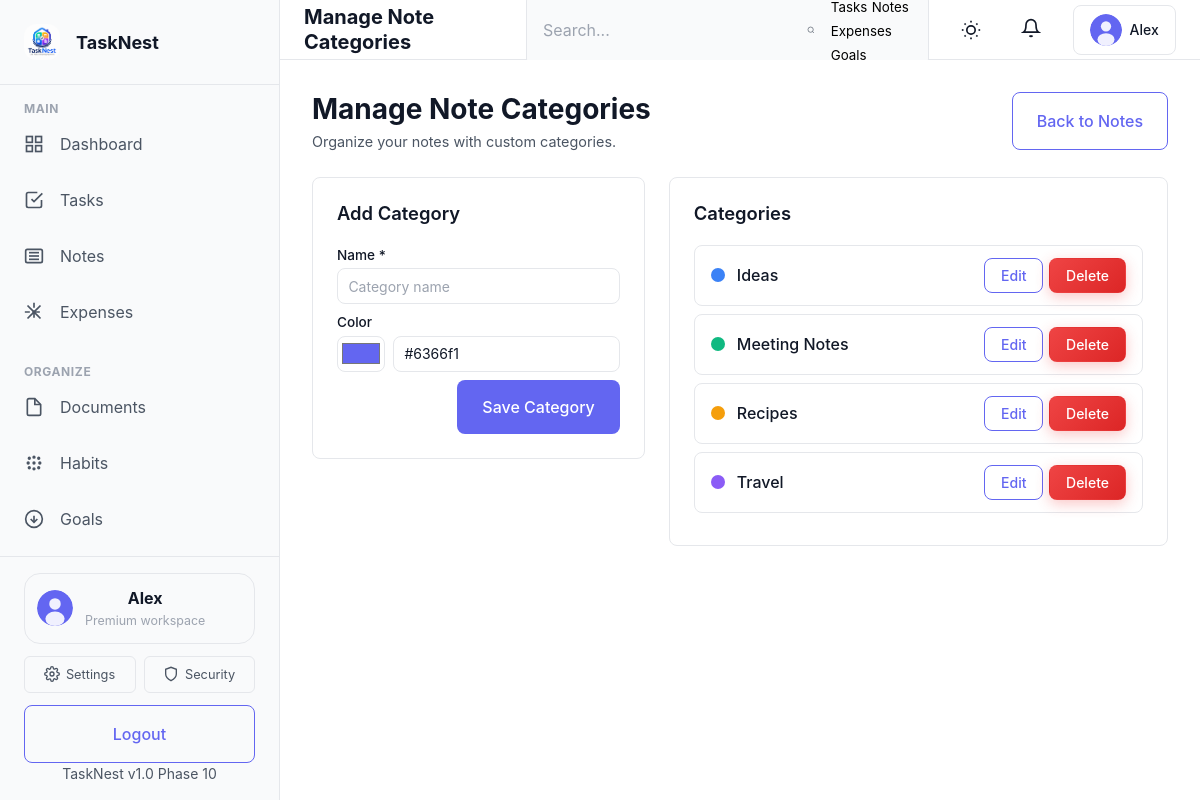
The app's page /modules/notes/notes-categories.php (signed in) with its own data.
### tables this page shows
CREATE TABLE IF NOT EXISTS users (
    id INT PRIMARY KEY AUTO_INCREMENT,
    username VARCHAR(50) UNIQUE NOT NULL,
    email VARCHAR(120) UNIQUE NOT NULL,
    password_hash VARCHAR(255) NOT NULL,
    first_name VARCHAR(100),
    last_name VARCHAR(100),
    avatar_url VARCHAR(255),
    phone VARCHAR(20),
    bio TEXT,
    timezone VARCHAR(50) DEFAULT 'UTC',
    theme ENUM('light', 'dark') DEFAULT 'light',
    is_active TINYINT(1) DEFAULT 1,
    role ENUM('user', 'admin') DEFAULT 'user',
    created_at TIMESTAMP DEFAULT CURRENT_TIMESTAMP,
    updated_at TIMESTAMP DEFAULT CURRENT_TIMESTAMP ON UPDATE CURRENT_TIMESTAMP,
    INDEX idx_email (email),
    INDEX idx_username (username),
    INDEX idx_created_at (created_at)
);

CREATE TABLE IF NOT EXISTS note_categories (
    id INT AUTO_INCREMENT PRIMARY KEY,
    user_id INT NOT NULL,
    name VARCHAR(100) NOT NULL,
    color VARCHAR(20) DEFAULT '#6366f1',
    is_deleted TINYINT(1) DEFAULT 0,
    created_at TIMESTAMP DEFAULT CURRENT_TIMESTAMP,
    updated_at TIMESTAMP DEFAULT CURRENT_TIMESTAMP ON UPDATE CURRENT_TIMESTAMP,
    FOREIGN KEY (user_id) REFERENCES users(id) ON DELETE CASCADE,
    UNIQUE KEY unique_note_category_user (user_id, name),
    INDEX idx_nc_user_id (user_id)
);

### modules/notes/notes-categories.php (the view, shortened to what the rows shown need)
<?php
require_once __DIR__ . '/../../config/db.php';
require_once __DIR__ . '/../../includes/auth.php';
require_once __DIR__ . '/../../includes/functions.php';
$user_id = $auth->getUserId();
$page_title = 'Manage Note Categories';
$categories = getNoteCategories($mysqli, $user_id);
include __DIR__ . '/../../includes/header.php';
?>
<div class="notes-page">
    <div class="notes-toolbar">
        <div>
            <h1 class="notes-title">Manage Note Categories</h1>
        </div>
    </div>
    <div class="notes-categories-layout">
        <div class="note-category-form-card">
            <h2 id="categoryFormTitle">Add Category</h2>
        </div>
        <div class="note-category-list-card">
            <h2>Categories</h2>
            <div id="categoryList">
                <?php if (empty($categories)): ?>
                    <div class="empty-state-sm">
                        <p>No categories yet. Create one to organize your notes.</p>
                    </div>
                <?php else: ?>
                    <?php foreach ($categories as $cat): ?>
                        <div class="category-item" data-id="<?php echo (int) $cat['id']; ?>">
                            <div class="category-item-info">
                                <span class="category-color-dot" style="background:<?php echo htmlspecialchars($cat['color'] ?? '#6366f1'); ?>"></span>
                                <span class="category-item-name"><?php echo htmlspecialchars($cat['name']); ?></span>
                            </div>
                            <div class="category-item-actions">
                                <button class="btn btn-secondary btn-sm edit-category-btn" data-id="<?php echo (int) $cat['id']; ?>" data-name="<?php echo htmlspecialchars($cat['name']); ?>" data-color="<?php echo htmlspecialchars($cat['color'] ?? '#6366f1'); ?>">Edit</button>
                                <button class="btn btn-danger btn-sm delete-category-btn" data-id="<?php echo (int) $cat['id']; ?>" data-name="<?php echo htmlspecialchars($cat['name']); ?>">Delete</button>
                            </div>
                        </div>
                    <?php endforeach; ?>
                <?php endif; ?>
            </div>
        </div>
    </div>
</div>
<?php include __DIR__ . '/../../includes/footer.php'; ?>

### includes/sidebar.php (shortened to what the rows shown need)
<?php
if (!isset($user) || !is_array($user)) {
    $user = $auth->getUser() ?? [];
}
$current_page = basename($_SERVER['PHP_SELF']);
$navClass = function ($page) use ($current_page) {
    return $current_page === $page ? 'active' : '';
};
?>
<aside class="sidebar" id="mainSidebar">
    <div class="sidebar-header">
        <a href="<?php echo SITE_URL; ?>/dashboard.php" class="logo">
            <img src="<?php echo SITE_URL; ?>/assets/images/logo-dark.png" alt="<?php echo SITE_NAME; ?> Logo" class="logo-img">
            <span class="logo-text"><?php echo SITE_NAME; ?></span>
        </a>
    </div>
    <nav class="sidebar-nav">
        <div class="nav-section">
            <button class="nav-section-toggle" type="button" aria-expanded="true">
                <h3 class="nav-section-title">Main</h3>
            </button>
            <ul class="nav-menu">
                <li class="nav-item <?php echo $navClass('dashboard.php'); ?>">
                    <a href="<?php echo SITE_URL; ?>/dashboard.php" class="nav-link">
                        <svg class="nav-icon" viewBox="0 0 24 24" fill="none" stroke="currentColor" stroke-width="2">
                            <rect x="3" y="3" width="7" height="7"></rect>
                            <rect x="14" y="3" width="7" height="7"></rect>
                            <rect x="14" y="14" width="7" height="7"></rect>
                            <rect x="3" y="14" width="7" height="7"></rect>
                        </svg>
                        <span class="nav-label">Dashboard</span>
                    </a>
                </li>
                <li class="nav-item <?php echo $navClass('tasks.php'); ?>">
                    <a href="<?php echo SITE_URL; ?>/tasks.php" class="nav-link">
                        <svg class="nav-icon" viewBox="0 0 24 24" fill="none" stroke="currentColor" stroke-width="2">
                            <polyline points="9 11 12 14 22 4"></polyline>
                            <path d="M21 12v7a2 2 0 0 1-2 2H5a2 2 0 0 1-2-2V5a2 2 0 0 1 2-2h11"></path>
                        </svg>
                        <span class="nav-label">Tasks</span>
                    </a>
                </li>
                <li class="nav-item <?php echo $navClass('notes.php'); ?>">
                    <a href="<?php echo SITE_URL; ?>/notes.php" class="nav-link">
                        <svg class="nav-icon" viewBox="0 0 24 24" fill="none" stroke="currentColor" stroke-width="2">
                            <path d="M4 4h16a2 2 0 0 1 2 2v12a2 2 0 0 1-2 2H4a2 2 0 0 1-2-2V6a2 2 0 0 1 2-2z"></path>
                            <line x1="6" y1="8" x2="18" y2="8"></line>
                            <line x1="6" y1="12" x2="18" y2="12"></line>
                            <line x1="6" y1="16" x2="18" y2="16"></line>
                        </svg>
                        <span class="nav-label">Notes</span>
                    </a>
                </li>
                <li class="nav-item <?php echo $navClass('expenses.php'); ?>">
                    <a href="<?php echo SITE_URL; ?>/expenses.php" class="nav-link">
                        <span class="nav-label">Expenses</span>
                    </a>
                </li>
            </ul>
        </div>
        <div class="nav-section">
            <button class="nav-section-toggle" type="button" aria-expanded="true">
                <h3 class="nav-section-title">Organize</h3>
            </button>
            <ul class="nav-menu">
                <li class="nav-item <?php echo $navClass('documents.php'); ?>">
                    <a href="<?php echo SITE_URL; ?>/documents.php" class="nav-link">
                        <svg class="nav-icon" viewBox="0 0 24 24" fill="none" stroke="currentColor" stroke-width="2">
                            <path d="M13 2H6a2 2 0 0 0-2 2v16a2 2 0 0 0 2 2h12a2 2 0 0 0 2-2V9z"></path>
                            <polyline points="13 2 13 9 20 9"></polyline>
                        </svg>
                        <span class="nav-label">Documents</span>
                    </a>
                </li>
                <li class="nav-item <?php echo $navClass('habits.php'); ?>">
                    <a href="<?php echo SITE_URL; ?>/habits.php" class="nav-link">
                        <span class="nav-label">Habits</span>
                    </a>
                </li>
                <li class="nav-item <?php echo $navClass('goals.php'); ?>">
                    <a href="<?php echo SITE_URL; ?>/goals.php" class="nav-link">
                        <svg class="nav-icon" viewBox="0 0 24 24" fill="none" stroke="currentColor" stroke-width="2">
                            <circle cx="12" cy="12" r="10"></circle>
                            <polyline points="8 12 12 16 16 12"></polyline>
                            <line x1="12" y1="8" x2="12" y2="16"></line>
                        </svg>
                        <span class="nav-label">Goals</span>
                    </a>
                </li>
            </ul>
        </div>
    </nav>
    <div class="sidebar-footer">
        <div class="sidebar-profile">
            <?php if (!empty($user['avatar_url'])): ?>
                <img src="<?php echo SITE_URL; ?>/<?php echo htmlspecialchars($user['avatar_url']); ?>" alt="Profile" class="sidebar-profile-avatar">
            <?php else: ?>
                <img src="<?php echo SITE_URL; ?>/assets/images/default-avatar.svg" alt="Profile" class="sidebar-profile-avatar">
            <?php endif; ?>
            <div>
                <strong><?php echo htmlspecialchars($user['first_name'] ?? $user['username']); ?></strong>
                <p>Premium workspace</p>
            </div>
        </div>
        <div class="sidebar-footer-links">
            <a href="<?php echo SITE_URL; ?>/settings.php" class="sidebar-footer-link">
                <span>Settings</span>
            </a>
            <a href="<?php echo SITE_URL; ?>/auth/2fa-setup.php" class="sidebar-footer-link">
                <svg viewBox="0 0 24 24" fill="none" stroke="currentColor" stroke-width="2" width="16" height="16"><path d="M12 22s8-4 8-10V5l-8-3-8 3v7c0 6 8 10 8 10z"></path></svg>
                <span>Security</span>
            </a>
        </div>
        <a href="<?php echo SITE_URL; ?>/auth/logout.php" class="btn btn-secondary btn-block">Logout</a>
        <div class="version-info">
            <small>TaskNest v1.0 Phase 10</small>
        </div>
    </div>
</aside>

### includes/navbar.php (shortened to what the rows shown need)
<?php
$user = $auth->getUser();
$avatar_url = $user['avatar_url'] ?? '';
if (empty($avatar_url) || $avatar_url === SITE_URL . '/') {
    $avatar_url = SITE_URL . '/assets/images/default-avatar.svg';
}
?>
<nav class="top-navbar">
    <div class="navbar-left">
        <h1 class="page-title"><?php echo htmlspecialchars($page_title ?? 'Dashboard', ENT_QUOTES, 'UTF-8'); ?></h1>
    </div>
    <div class="navbar-right">
        <div class="search-box">
            <input type="text" class="search-input" id="dashboardSearch" placeholder="Search..." aria-label="Search">
            <svg class="icon" viewBox="0 0 24 24" fill="none" stroke="currentColor" stroke-width="2">
                <circle cx="11" cy="11" r="8"></circle>
                <path d="m21 21-4.35-4.35"></path>
            </svg>
            <div class="search-suggestions" id="searchSuggestions">
                <button type="button">Tasks</button>
                <button type="button">Notes</button>
                <button type="button">Expenses</button>
                <button type="button">Goals</button>
            </div>
        </div>
        <button class="theme-toggle" id="themeToggle" aria-label="Toggle theme">
        </button>
        <div class="navbar-notifications-wrapper">
            <button class="navbar-icon-btn" id="notificationsBtn" aria-label="Notifications">
                <svg class="icon" viewBox="0 0 24 24" fill="none" stroke="currentColor" stroke-width="2">
                    <path d="M18 8A6 6 0 0 0 6 8c0 7-3 9-3 9h18s-3-2-3-9"></path>
                    <path d="M13.73 21a2 2 0 0 1-3.46 0"></path>
                </svg>
            </button>
        </div>
        <div class="user-menu-wrapper">
            <button class="user-menu-btn" id="userMenuBtn" aria-label="User menu">
                <img src="<?php echo htmlspecialchars($avatar_url); ?>" alt="User avatar" class="user-avatar">
                <span class="user-name"><?php echo htmlspecialchars($user['first_name'] ?? $user['username']); ?></span>
            </button>
        </div>
    </div>
</nav>

### records on screen
users: first_name "Alex"
note_categories: name "Ideas"
note_categories: name "Meeting Notes"
note_categories: name "Recipes"
note_categories: name "Travel"

### other values on screen
SITE_NAME "TaskNest"
$page_title "Manage Note Categories"
